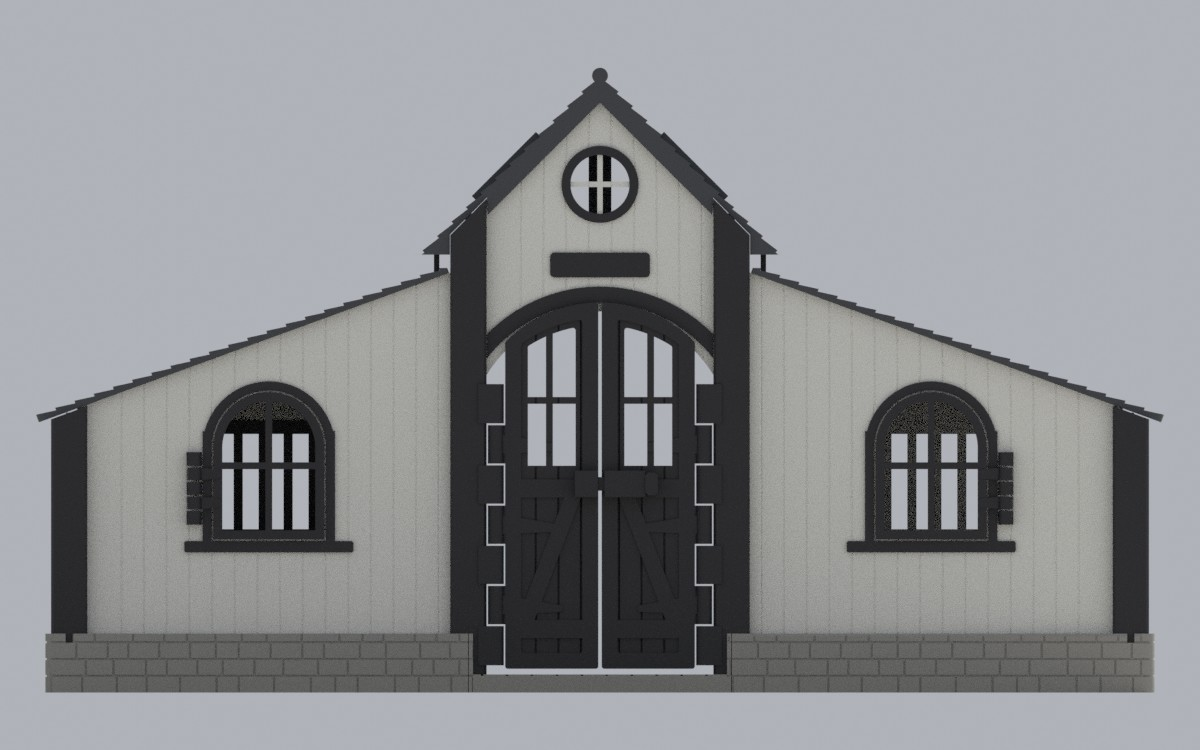
#> input picture schleich-stable/docs/images/views/hinten.jpg, 1200 x 750 px, given in place of vorne.jpg, which was not available
$ python views_sheet.py
#> lines starting #> are read from the running program, lines starting #| are printed output that depends on the picture
#!/usr/bin/env python3
"""Combine the view renders (tools/render_views.py) into one labelled sheet
-> docs/images/ansichten_alle.jpg"""
import os
from PIL import Image, ImageDraw, ImageFont

ROOT = os.path.abspath(os.path.join(os.path.dirname(__file__), ".."))
D = os.path.join(ROOT, "docs", "images", "views")
ORDER = [("vorne", "Vorne"), ("hinten", "Hinten"), ("links", "Links"), ("rechts", "Rechts"),
         ("vorne_links", "Vorne links"), ("vorne_rechts", "Vorne rechts"),
         ("hinten_links", "Hinten links"), ("hinten_rechts", "Hinten rechts"),
         ("oben", "Oben"), ("unten", "Unten (Bodenplatten von unten)")]
W, H, T = 800, 500, 40
sheet = Image.new("RGB", (2 * W, 5 * (H + T)), "white")
#> sheet: PIL image 1600x2700 RGB; every value is 255
d = ImageDraw.Draw(sheet)
font = ImageFont.truetype("/usr/share/fonts/truetype/dejavu/DejaVuSans.ttf", 26)
for i, (fn, label) in enumerate(ORDER):
    x, y = (i % 2) * W, (i // 2) * (H + T)
    sheet.paste(Image.open(os.path.join(D, fn + ".jpg")).convert("RGB").resize((W, H)), (x, y + T))
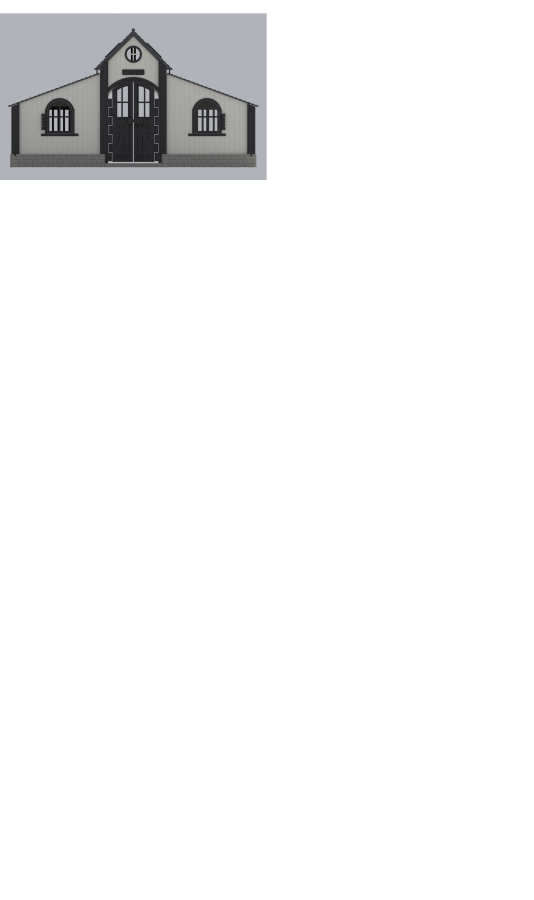
#> sheet: PIL image 1600x2700 RGB (shown at 1/3 size); mean R, G, B 244.5, 244.6, 244.9
#> pass 3 of the loop `for i, (fn, label) in enumerate(ORDER):`:
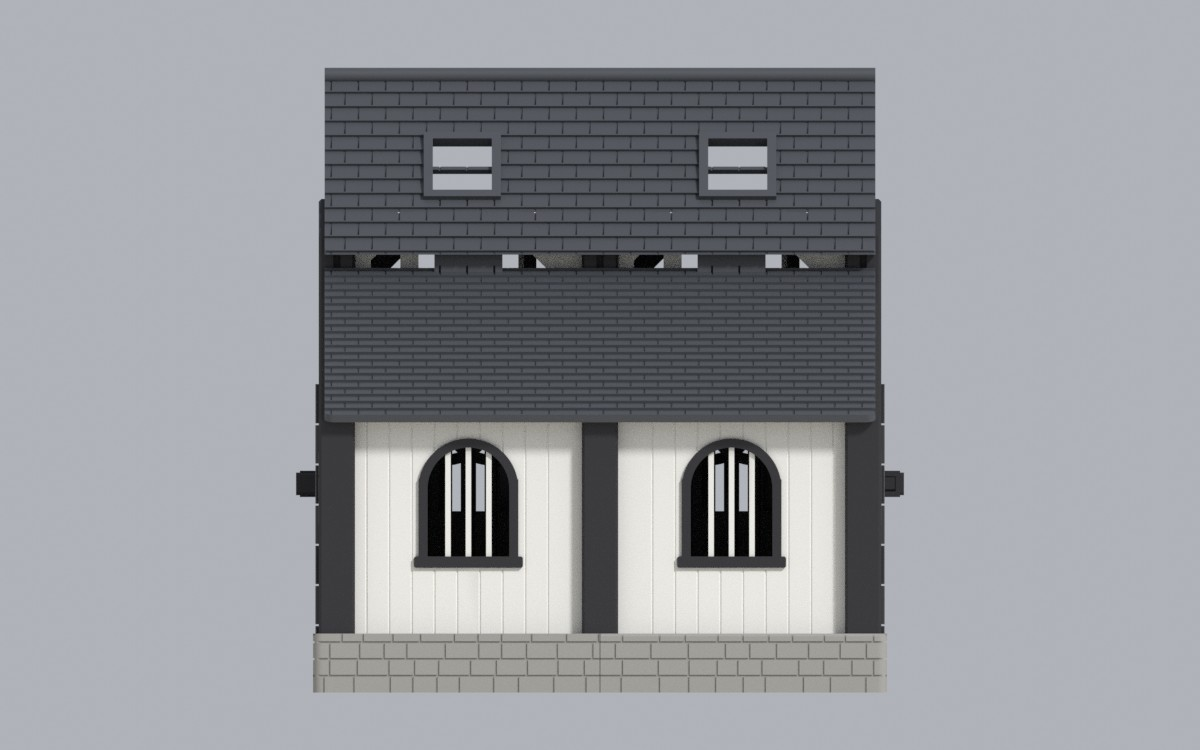
#> input picture schleich-stable/docs/images/views/links.jpg, 1200 x 750 px
#> `sheet.paste(Image.open(os.path.join(D, fn + ".jpg")).convert("RGB").re..`:
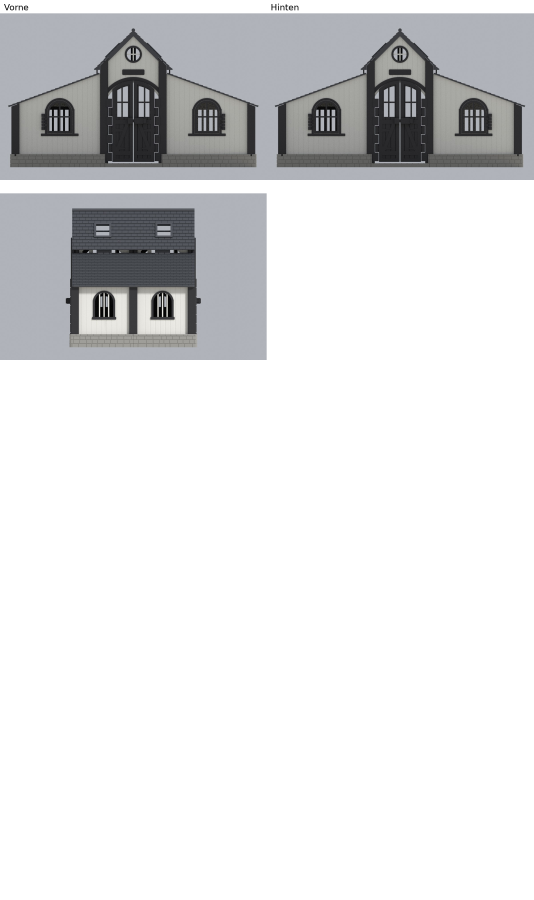
#> sheet: PIL image 1600x2700 RGB (shown at 1/3 size); mean R, G, B 224.1, 224.6, 225.6
#> (the run stopped early here; a loop or call above may not have finished)
